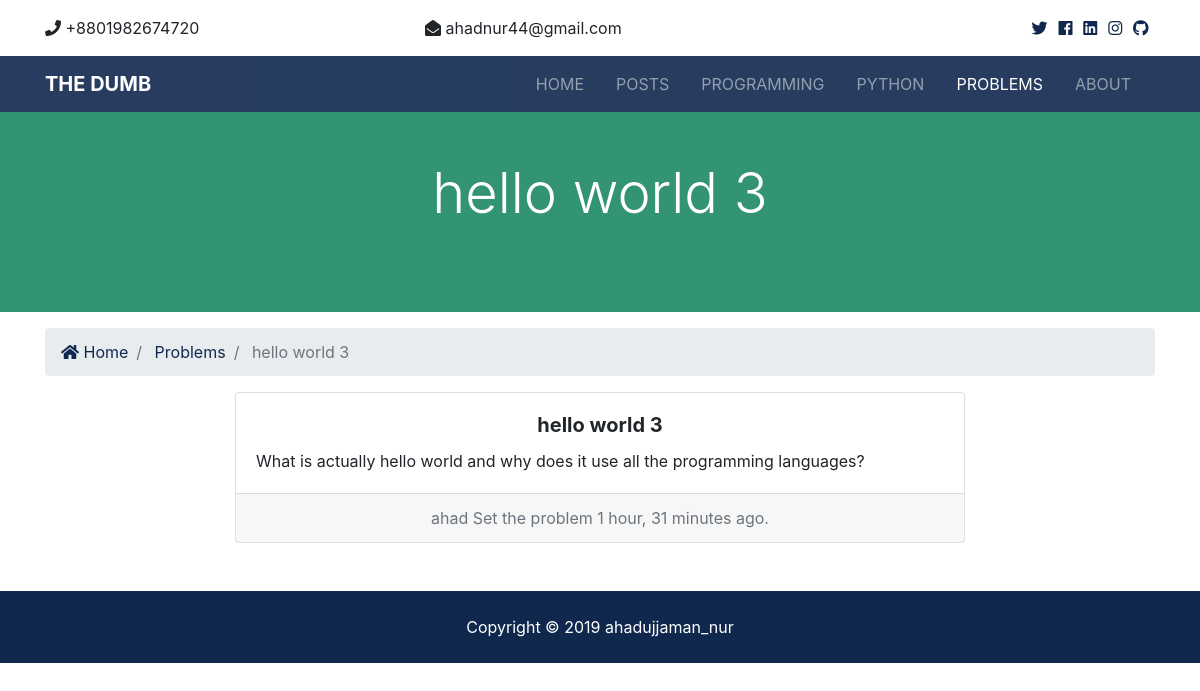
The page /problems/hello-world-3/ on the database its author committed.
### problem/models.py (models this page shows, shortened)
class Problem(models.Model):
    title = models.CharField(max_length=100)
    slug = models.SlugField(max_length=100, null=True, blank=True)
    body = models.TextField()
    problem_setter = models.CharField(max_length=100)
    time = models.DateTimeField(default=datetime.now, blank=True)

### problem/views.py (the view)
# urls.py: path('problems/', include('problem.urls')),
def problem(request, slug_text):
    problem = get_object_or_404(Problem, slug=slug_text)
    context = {
        'problem': problem
    }
    return render(request, 'problem/problem.html', context)

### templates/problem/problem.html (shortened to what this page needs)
{% extends 'base.html' %}
{% load humanize %}
{% block content %}
<section id="showcase-inner" class="py-5 text-white">
    <div class="container">
        <div class="row text-center">
            <div class="col-md-12">
                <h1 class="display-4">{{ problem.title }}</h1>
            </div>
        </div>
    </div>
</section>
<section id="bc" class="mt-3">
    <div class="container">
        <nav aria-label="breadcrumb">
            <ol class="breadcrumb">
                <li class="breadcrumb-item">
                    <a href="{% url 'index' %}">
                        <i class="fas fa-home"></i> Home</a>
                </li>
                <li class="breadcrumb-item">
                    <a href="{% url 'problems' %}">Problems</a>
                </li>
                <li class="breadcrumb-item active"> {{ problem.title }}</li>
            </ol>
        </nav>
    </div>
</section>
<div class="container">
    <div class="row">
        <div class="col-lg-8 col-md-10 mx-auto">
            <div class="card text-center">
                <div class="card-body">
                    <h5 class="card-title"><b>{{ problem.title }}</b></h5>
                    <div align="justify">
                        <p class="card-text">{{ problem.body | safe }}</p>
                    </div>
                </div>
                <div class="card-footer text-muted">
                    {{ problem.problem_setter }} Set the problem {{ problem.time | timesince}} ago.
                    <br>
                </div>
            </div>
        </div>
    </div>
    <br>
</div>
<br>
{% endblock %}

### myblog/staticfiles/css/all.css (style rules this page uses)
.fa, .fas, .far, .fal, .fab { -moz-osx-font-smoothing: grayscale; -webkit-font-smoothing: antialiased; display: inline-block; font-style: normal; font-variant: normal; text-rendering: auto; line-height: 1; }
.fa-home:before { content: "\f015"; }
.fa, .fas { font-family: 'Font Awesome 5 Free'; font-weight: 900; }

### myblog/staticfiles/css/style.css (style rules this page uses)
#showcase-inner { background: #7dcea0; position: relative; overflow: hidden; min-height: 200px; }
#showcase-inner::before { content: ''; position: absolute; top: 0; left: 0; min-height: 100%; width: 100%; background: rgba(32, 134, 107, 0.8); }

### rows shown on the page
Problem: title "hello world 3", body "What is actually hello world and why does it use all the programming languages?", problem_setter "ahad", time "1 hour, 31 minutes"
